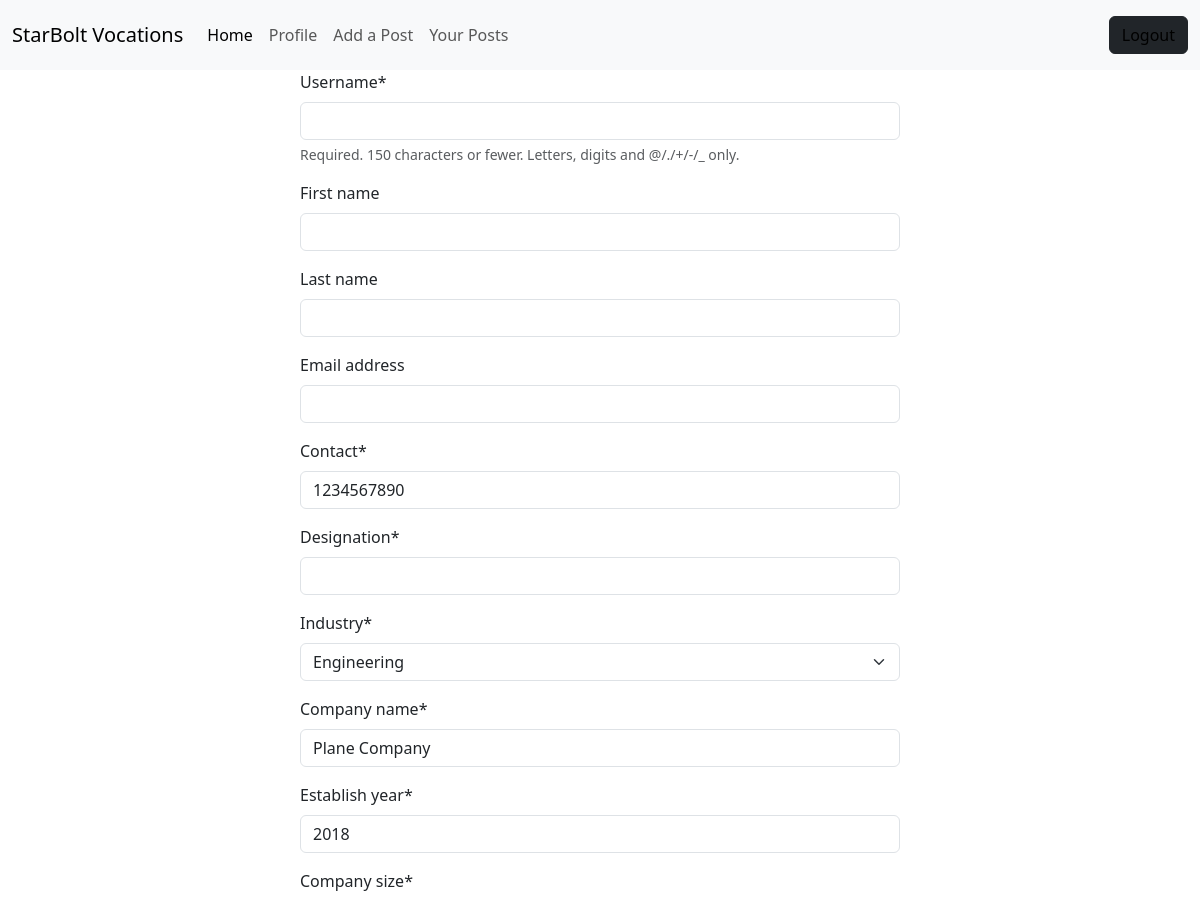
Page /employers/edit_profile/ (signed in, upper part) on the earlier database version.
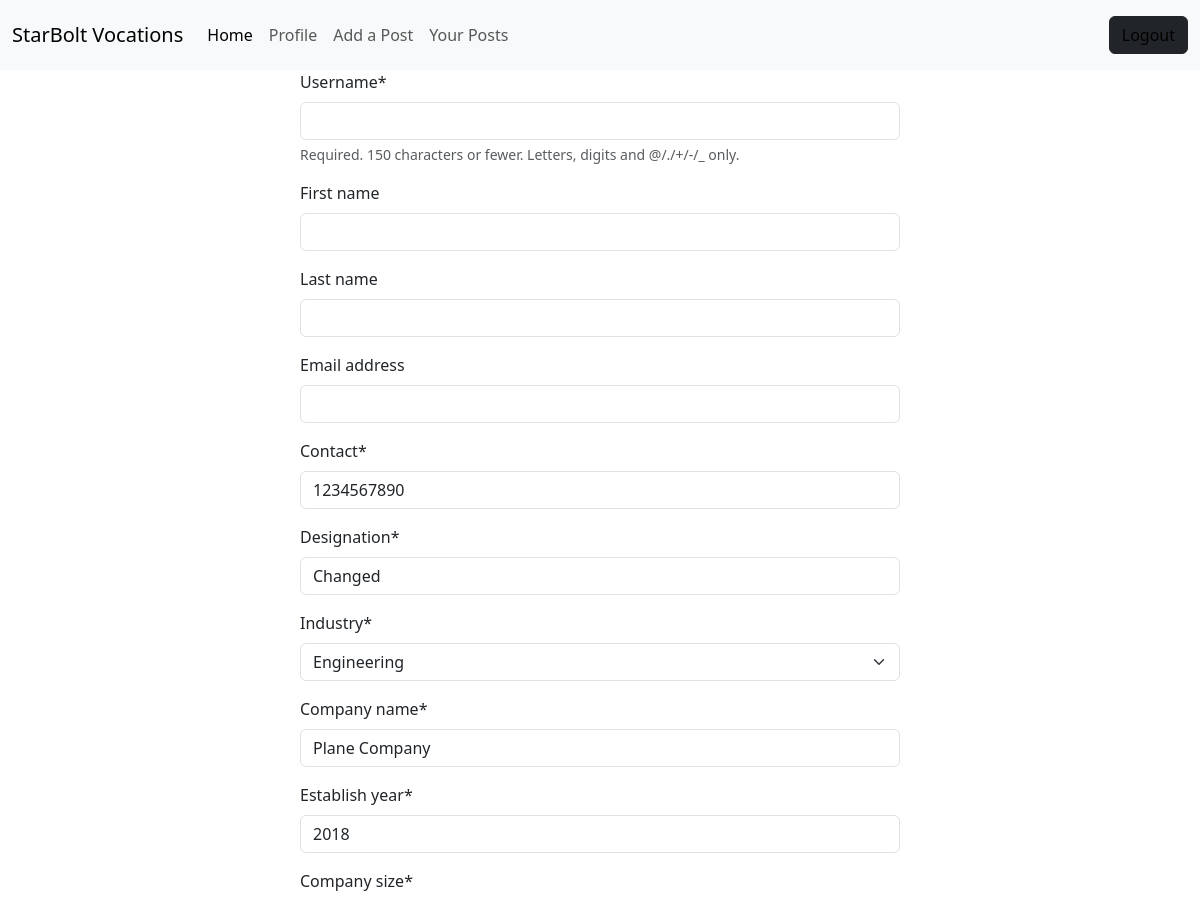
Same page on the later database version.
### employers/models.py (models this page shows, shortened)
class Employer(models.Model):
    user= models.OneToOneField(User,related_name='employer', on_delete=models.CASCADE)
    contact= models.CharField(max_length= 12)
    designation= models.CharField(max_length=20, blank=True)
    industry= models.ForeignKey(Industry, on_delete= models.CASCADE)
    company_name= models.CharField(max_length= 40)
    establish_year= models.IntegerField()
    company_size= models.CharField(max_length= 17, choices= COMPANY_SIZE)
    country= models.CharField(max_length= 40)
    district= models.CharField(max_length= 40)
    address= models.TextField()

### employers/views.py (the view, shortened to what this page needs)
# urls.py: path('edit_profile/', views.EmpProfileEditView.as_view(), name= 'edit_profile'),
class EmpProfileEditView(View, LoginRequiredMixin):
    template_name= 'edit_profile.html'
    def get(self, request):
        try:
            emp= models.Employer.objects.get(user= request.user)
            form= forms.EmployerUpdateForm(instance= emp)
            return render(request, self.template_name, {"form":form})
        except models.Employer.DoesNotExist:
            raise Http404('Account does not exist')

### employers/forms.py (shortened to what this page needs)
class EmployerUpdateForm(UserChangeForm):
    contact= forms.CharField()
    designation= forms.CharField()
    industry= forms.ModelChoiceField(queryset=models.Industry.objects.all())
    company_name= forms.CharField()
    establish_year= forms.IntegerField()
    company_size= forms.ChoiceField( choices= COMPANY_SIZE)
    country= forms.CharField()
    district= forms.CharField()
    address= forms.CharField()
    class Meta:
        model= models.User
        fields = ['username','first_name', 'last_name', 'email', 'contact','designation','industry', 'company_name', 'establish_year', 'company_size', 'country', 'district', 'address',]
        exclude=['password']

### employers/models.py (called while the page is built)
    def __str__(self) -> str:
        return self.name

### employers/templates/edit_profile.html (shortened to what this page needs)
{% extends "empbrowse.html" %}
 {% block content %}
 {%load crispy_forms_tags%}
<form class="m-auto w-50" action="" method="POST">
    {{form | crispy}}
</form>
 {% endblock%}

Differences in the rows shown:
changed Employer "Engineering": designation (not shown) → "Changed"
